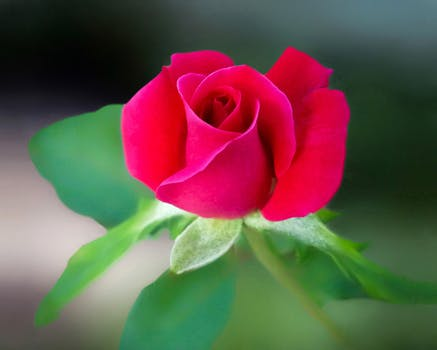
#> input picture test.jpeg, 437 x 350 px
$ python img_editor.py
#> lines starting #> are read from the running program, lines starting #| are printed output that depends on the picture
# -*- coding: utf-8 -*-
"""
Created on Mon Jun  4 00:09:20 2018

@author: Kostadin Kostadinov
"""

import numpy as np
import cv2
from tkinter import filedialog
from tkinter import *
import imutils


choose_window = Tk()
choose_window.withdraw()
image =  filedialog.askopenfilename(initialdir = "/",title = "Select a picture to edit",filetypes = (("jpeg files","*.jpg"),("png files","*.png"),("all files","*.*")))
#> the answer given: test.jpeg
choose_window.destroy()


identity_kernel = np.array([
        [0, 0, 0],
        [0, 1, 0],
        [0, 0, 0],
        ])

edge_detection = np.array([
        [-1, -1, -1],
        [-1, 8 , -1],
        [-1, -1, -1]
        ])

sharpen = np.array([
        [0, -1, 0],
        [-1, 5 , -1],
        [0, -1, 0]
        ])

box_blur = np.array([
        [1/9, 1/9, 1/9],
        [1/9, 1/9, 1/9],
        [1/9, 1/9, 1/9]
        ])


kernels = [identity_kernel,edge_detection,sharpen,box_blur]

def dummy(v):
    pass
image_original = cv2.imread(image)
#> image_original is the input picture: shape (350, 437, 3); mean B, G, R 73.6, 84.3, 103.2
extension = ""
start_index = 0
for c in image:
    if c == '.':
        start_index += 1
        break
    else:
        start_index += 1
filename = image[:start_index-1]

extension = image[start_index-1:]

image_copy = image_original.copy()

gray_original = cv2.cvtColor(image_original,cv2.COLOR_BGR2GRAY)
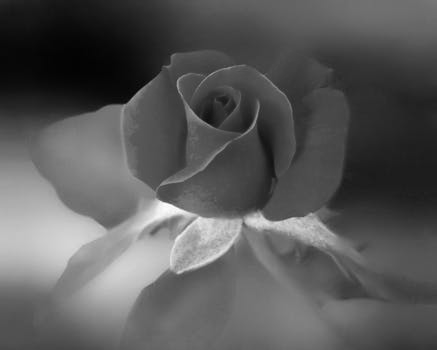
#> gray_original: shape (350, 437); min 3, max 255, mean 88.7
gray_copy = gray_original.copy()

cv2.namedWindow("ImgEditor v1.0")

cv2.createTrackbar("Contrast","ImgEditor v1.0",1,200,dummy)
cv2.createTrackbar("Brightness", "ImgEditor v1.0", 100, 200, dummy)
cv2.createTrackbar("Filter", "ImgEditor v1.0", 0, len(kernels)-1, dummy)
#> slider 'Filter' is set to 1
cv2.createTrackbar("Grayscale","ImgEditor v1.0",0,1, dummy)
#> slider 'Grayscale' is set to 1
cv2.createTrackbar("Rotation","ImgEditor v1.0",0,360,dummy)
#> slider 'Rotation' is set to 100
while True:
    is_grayscale = cv2.getTrackbarPos("Grayscale","ImgEditor v1.0")
    angle = cv2.getTrackbarPos("Rotation","ImgEditor v1.0")
    if is_grayscale == 0:
        image_copy = imutils.rotate_bound(image_copy,angle)
        cv2.imshow("ImgEditor v1.0",image_copy)
    else:
        gray_copy = imutils.rotate_bound(gray_copy,angle)
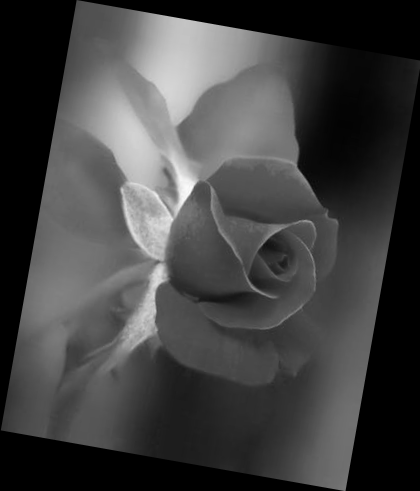
#> gray_copy: shape (491, 420); min 0, max 253, mean 65.8
        cv2.imshow("ImgEditor v1.0",gray_copy)
    k = cv2.waitKey(1) & 0xFF
#> (key q is pressed here)
    if k == ord('q') or k == ord('Q'):
        break
    elif k == ord('s') or k == ord('S'):
        if is_grayscale == 0:
            cv2.imwrite(filename + "_output"+extension,image_copy)
        else:
            cv2.imwrite(filename + "_output"+extension,gray_copy)

    contrast = cv2.getTrackbarPos("Contrast","ImgEditor v1.0")
    brightness = cv2.getTrackbarPos("Brightness","ImgEditor v1.0")
    kernel = cv2.getTrackbarPos("Filter","ImgEditor v1.0")


    image_copy = cv2.filter2D(image_original,-1,kernels[kernel])
    gray_copy = cv2.filter2D(gray_original,-1,kernels[kernel])
    image_copy = cv2.addWeighted(image_copy,contrast,image_original,0,brightness-100)
    gray_copy = cv2.addWeighted(gray_copy,contrast,gray_original,0,brightness-100)

    if is_grayscale == 1:
        cv2.imshow("ImgEditor v1.0",gray_copy)
cv2.destroyAllWindows()
